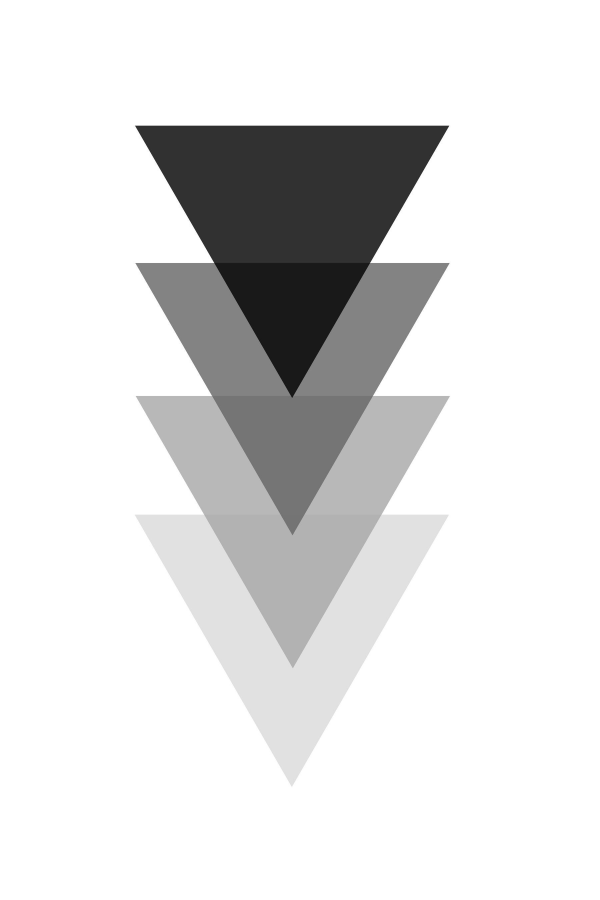
#> input picture Data Scientist/geometric.png, 1800 x 2700 px (shown at 1/3 size)
$ jupyter execute --allow-errors '[8] Scripts.ipynb'   (shell and % lines are left out)
#> lines starting #> are read from the running program, lines starting #| are printed output that depends on the picture
# Scripts en Python

## Scripts
Hay varias maneras de usar Python. Ejecutar scripts en la línea de comandos es una forma de hacer que tus amigos te consideren un desarrollador con experiencia.

Un script es un archivo de texto con código Python que se ejecuta de principio a fin para realizar una tarea específica. Un programa Python es un script (o colección de scripts) guardado como un archivo separado para su futura reutilización.

Ahora vamos a estudiar otro ejemplo de script llamado `image_rotator.py`. En este script utilizaremos una nueva librería con la que no has trabajado: la librería PIL. `PIL` significa Librería de Imágenes de Python ("Python Image Library"), la cual utilizan ampliamente los profesionales de datos cuando trabajan con datos de imágenes. En nuestro ejemplo utilizaremos el módulo `Image` de la librería `PIL` para leer un archivo de imagen, mostrar su tamaño, girarlo y guardar la imagen en un archivo nuevo.

[cell 1]
# image_rotator.py

from PIL import Image # importa el módulo Image de la librería PIL

# carga una imagen llamada 'geometric.png'.
im = Image.open('geometric.png')
#> im is the input picture: PIL image 1800x2700 L; min 3, max 255, mean 224.6

# obtén el tamaño de la imagen mediante el atributo .size y muéstralo
print(im.size)
#| (1800, 2700)

# gira la imagen 90 grados en sentido contrario a las agujas del reloj
rotated = im.rotate(90, expand=True)
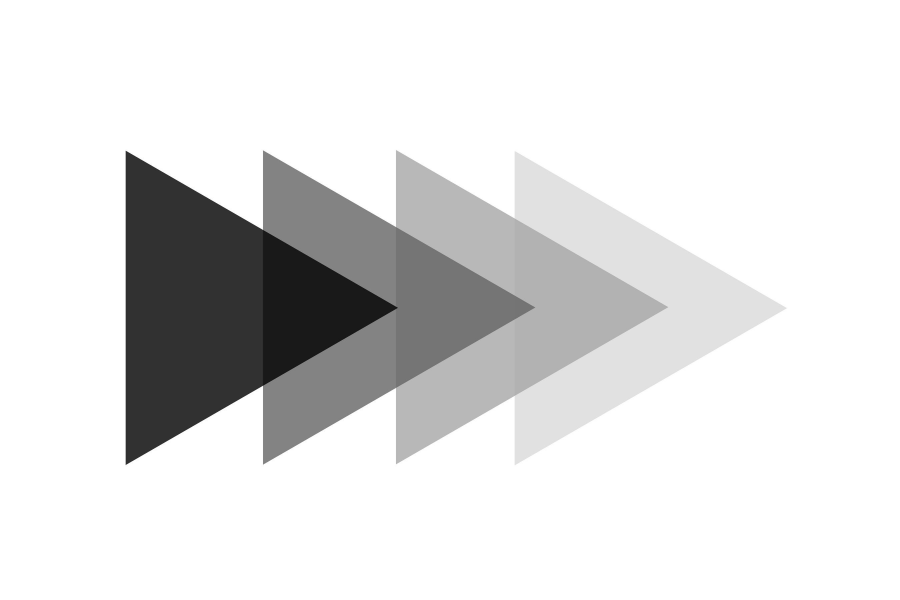
#> rotated: PIL image 2700x1800 L (shown at 1/3 size); min 3, max 255, mean 224.6

# guarda la imagen girada
rotated.save('geometric-rotated.png')

Hemos escrito un script de Python y lo ejecutamos en la computadora mediante la línea de comandos, sin embargo, este programa es demasiado inflexible para un uso general. ¿Qué pasa si queremos procesar un archivo de imagen diferente o rotar una imagen en un ángulo diferente? Ahí es donde los argumentos y las opciones entran en juego.

## Argumentos
Los argumentos de línea de comandos son similares a los argumentos de una función en Python. Los pasamos a nuestro script *posicionalmente* incluyéndolos en nuestra sentencia de ejecución de línea de comandos. Los valores de los argumentos pasados se usan dentro del script.

El nombre del archivo de entrada, el ángulo de rotación de la imagen y el nombre del archivo de salida son grandes candidatos para ser argumentos en nuestro script. Para crearlos, podemos utilizar la librería incorporada de Python `argparse`:

[cell 2]
# image_rotator.py

from PIL import Image
import argparse # importa el módulo argparse

# inicializa el analizador sintáctico
parser = argparse.ArgumentParser()

# agrega argumentos con sus nombres correspondientes
parser.add_argument('input_file')      # primer argumento: archivo de entrada
parser.add_argument('output_file')     # segundo argumento: archivo de salida
parser.add_argument('angle', type=int) # tercer argumento: ángulo

# analiza los argumentos
args = parser.parse_args()

# carga una imagen del argumento input_file
im = Image.open(args.input_file)

# muestra el tamaño de la imagen
print(im.size)
#| (1800, 2700)

# gira la imagen en un ángulo proporcionado como argumento
rotated = im.rotate(args.angle, expand=True)
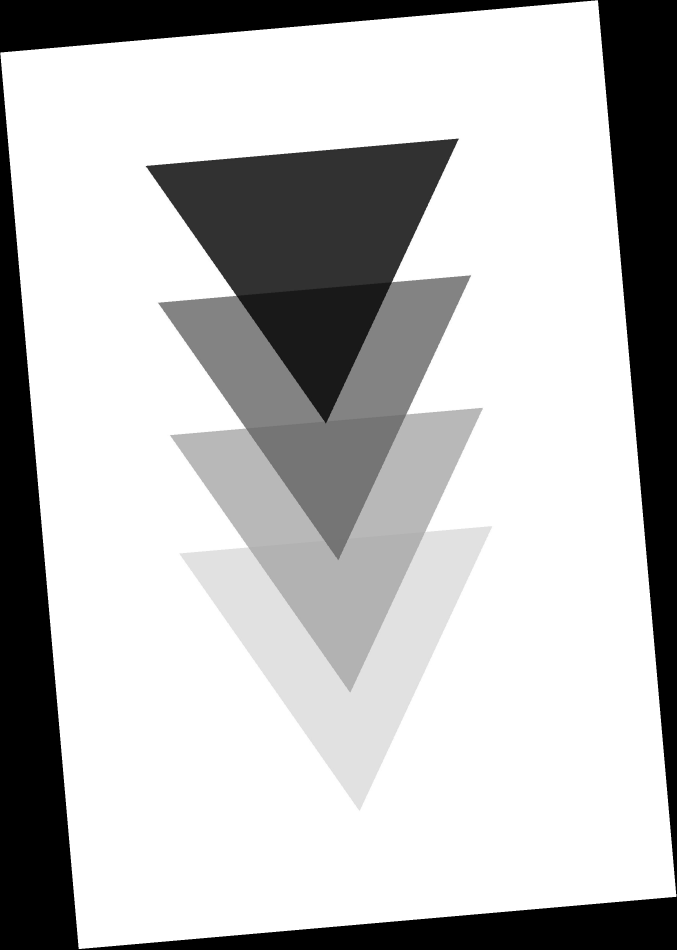
#> rotated: PIL image 2030x2848 L (shown at 1/3 size); min 0, max 255, mean 188.8

# guarda la imagen girada usando la ruta de salida de un argumento output_file
rotated.save(args.output_file)

# muestra el tamaño de la imagen rotada
print(rotated.size)
#| (2030, 2848)
